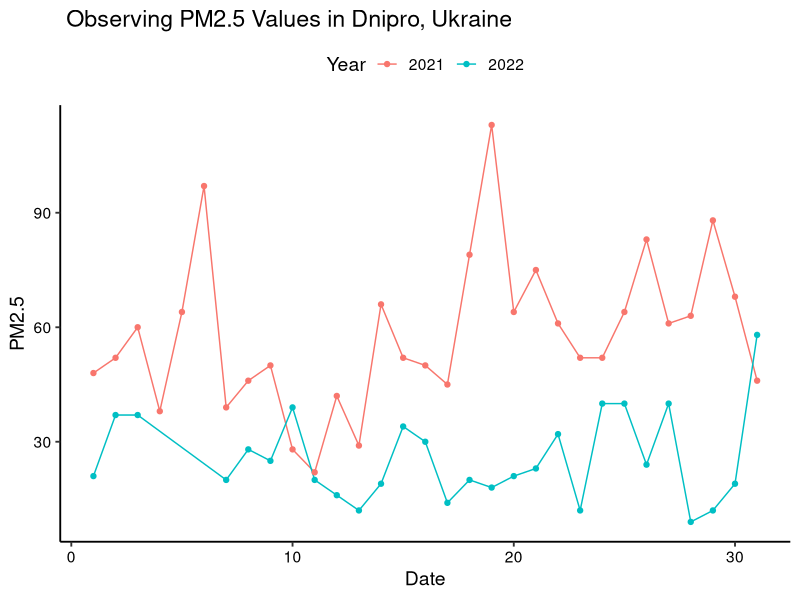
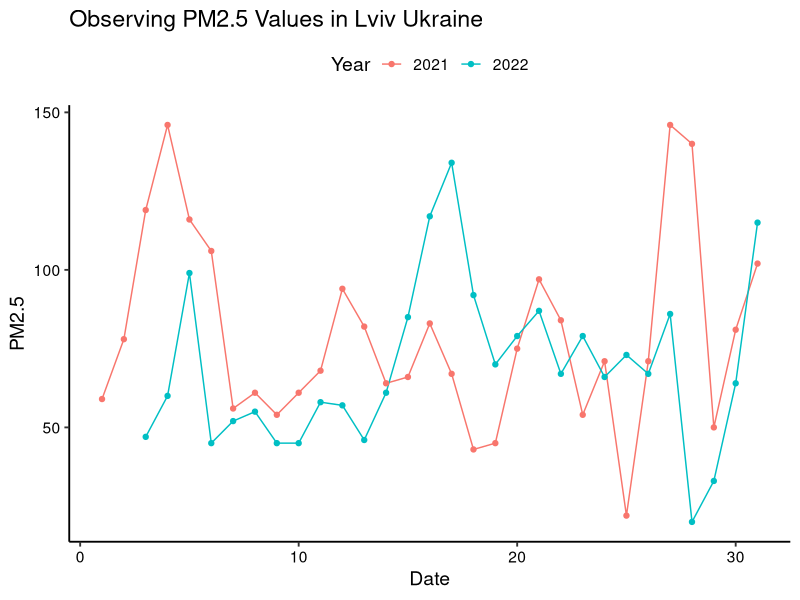
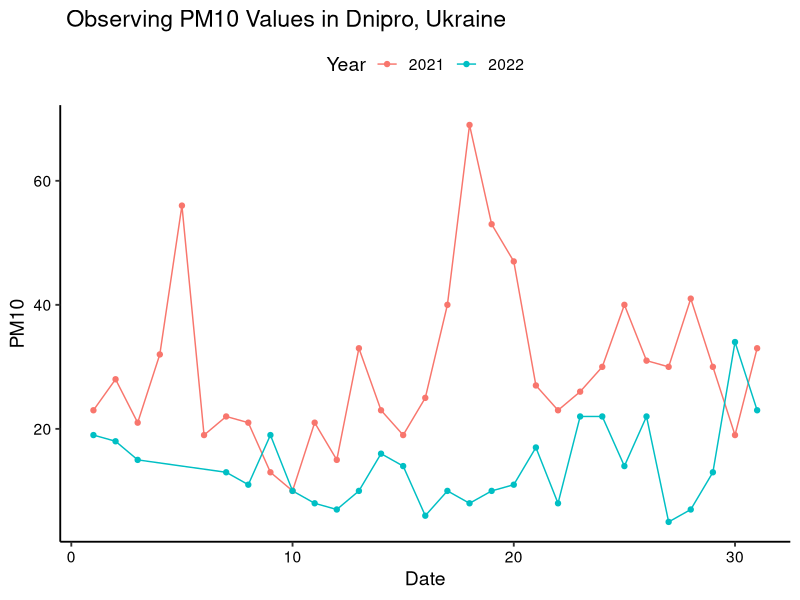
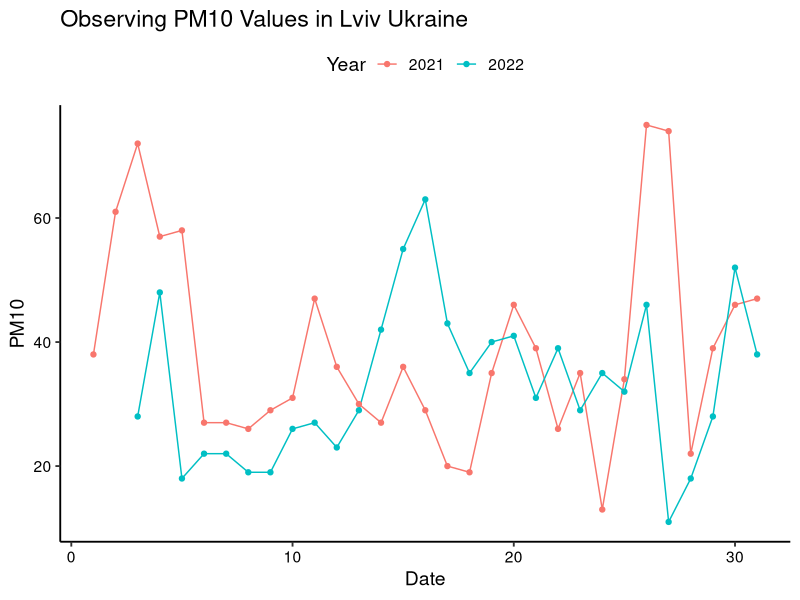
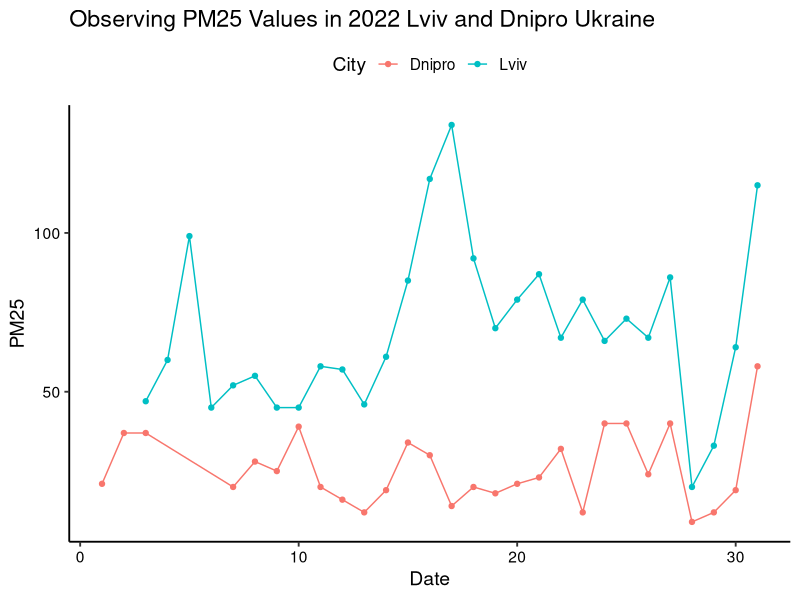
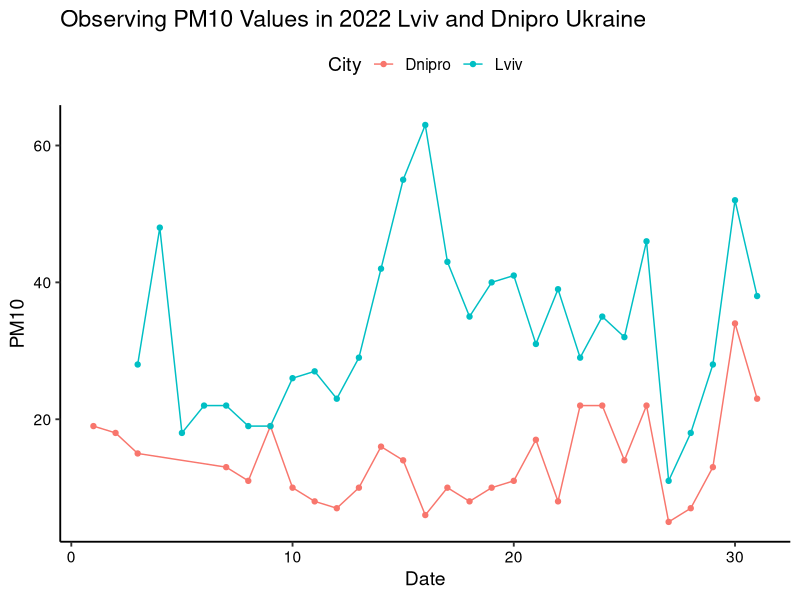

Write the R code that produced these figures, in order.
## ---- chunk 1
# Set your working directory 

getwd() 

# Load your packages  

library(tidyverse)
library(lubridate)
library(ggplot2)
library(zoo)

# Set your ggplot theme

ourtheme <- theme_classic(base_size = 14)+ 
  theme(axis.text = element_text(color="black"), 
        legend.position = "top")
theme_set(ourtheme)
  
# Load your datasets

UkraineData <- read.csv("./Data/RawData/Ukraine_AQIData.csv", stringsAsFactors = TRUE)

## ---- chunk 2
# Initial wrangling 

Ukraine_Processed <- UkraineData %>% 
  drop_na(pm10) %>% 
  drop_na(pm25) 

# Setting Date 

Ukraine_Processed$date <- as.Date(Ukraine_Processed$date, "%m/%d/%y")

# Creating subsets by city  

Dnipro_2021 <- Ukraine_Processed %>% 
  filter(City %in% "Dnipro")%>%
  subset(date > "2021-2-28" & date < "2021-04-01") %>%
  mutate(Month = month(date), 
         Day = day(date), 
          Year = as.factor(year(date)))

                
Dnipro_2022 <- Ukraine_Processed %>%
  filter(City %in% "Dnipro")%>%
  subset(date > "2022-2-28" & date < "2022-04-01") %>%
   mutate(Month = month(date), 
         Day = day(date), 
          Year = as.factor(year(date)))

Lviv_2021 <- Ukraine_Processed %>% 
  filter(City %in% "Lviv") %>%
  subset(date > "2021-2-28" & date < "2021-04-01") %>%
  mutate(Month = month(date), 
         Day = day(date), 
          Year = as.factor(year(date)))

Lviv_2022 <- Ukraine_Processed %>% 
  filter(City %in% "Lviv") %>%
  subset(date > "2022-2-28" & date < "2022-04-01") %>%
  mutate(Month = month(date), 
         Day = day(date), 
          Year = as.factor(year(date)))

FULL_DNIPRO <- bind_rows(Dnipro_2021,Dnipro_2022)

FULL_LVIV <- bind_rows(Lviv_2021,Lviv_2022)

## ---- chunk 3
# DNIPRO PM2.5

#group=as.Date(year(Dnipro_2021$date)), color =as.Date(year(Dnipro_2021$date)))
#aes(month(date, label = TRUE, abbr = TRUE)) 

PM25_Dnipro_PLOT <- 
  ggplot(FULL_DNIPRO) + 
  (aes(x = Day, y = pm25, color = Year))+ 
  geom_line()+  
  geom_point()+
  labs(x= "Date", y = "PM2.5",
       title = " Observing PM2.5 Values in Dnipro, Ukraine")
print(PM25_Dnipro_PLOT)
  #annotate(geom = "text", x = as.Date("2022-03-11"), y = 50, label ="March 11, 2022:")+ 
  #annotate(geom = "text", x = as.Date("2022-03-11"), y = 45, label ="Missile Attack")




# LVIV PM2.5
PM25_Lviv_PLOT <- 
  ggplot(FULL_LVIV) + 
(aes(x = Day, y = pm25, color = Year)) + 
              geom_line()+  
  geom_point()+
  labs(x = "Date", y= "PM2.5",
       title = "Observing PM2.5 Values in Lviv Ukraine")
print(PM25_Lviv_PLOT)
  #scale_x_date(limits = as.Date(c("2022-03-01", "2022-03-31")))+ 
  #xlab("Date")+ 
  #ylab("PM2.5")+ 
 # labs(title = "        Observing PM2.5 Values in Lviv, Ukraine")+
  #ylim(0,180)+
 # annotate(geom = "text", x = as.Date("2022-03-18"), y = 165, label ="March 18, 2022:")+ 
  #annotate(geom = "text", x = as.Date("2022-03-18"), y = 155, label ="1st Missile Attack")+ 
  #annotate(geom = "text", x = as.Date("2022-03-26"), y = 110, label ="March 26, 2022:")+ 
  #annotate(geom = "text", x = as.Date("2022-03-26"), y = 100, label ="2nd Missile Attack")

## ---- chunk 4

#DNIPRO PM2.5
PM10_Dnipro_PLOT <-ggplot(FULL_DNIPRO) + 
  (aes(x = Day, y = pm10, color = Year))+ 
  geom_line()+  
  geom_point()+
  labs(x= "Date", y = "PM10",
       title = " Observing PM10 Values in Dnipro, Ukraine")
print(PM10_Dnipro_PLOT) 
            #  geom_line()+  
 # geom_point()+
  #scale_x_date(limits = as.Date(c("2022-03-01", "2022-03-31")))+ 
  #xlab("Date")+ 
  #ylab("PM10")+ 
  #labs(title = "        Observing PM10 Values in Dnipro, Ukraine")+
  #ylim(0,40)+
  #annotate(geom = "text", x = as.Date("2022-03-11"), y = 25, label ="March 11, 2022:")+ 
  #annotate(geom = "text", x = as.Date("2022-03-11"), y = 23, label ="Missile Attack")
  


#LVIV PM10
PM10_Lviv_PLOT <-
  ggplot(FULL_LVIV) + 
(aes(x = Day, y = pm10, color = Year)) + 
              geom_line()+  
  geom_point()+
  labs(x = "Date", y= "PM10",
       title = "Observing PM10 Values in Lviv Ukraine")  
print(PM10_Lviv_PLOT)
  #geom_point()+
  #scale_x_date(limits = as.Date(c("2022-03-01", "2022-03-31")))+ 
  #xlab("Date")+ 
  #ylab("PM10")+ 
  #labs(title = "        Observing PM10 Values in Lviv, Ukraine")+
  #ylim(0,75)+
  #annotate(geom = "text", x = as.Date("2022-03-18"), y = 70, label ="March 18, 2022:")+ 
  #annotate(geom = "text", x = as.Date("2022-03-18"), y = 66, label ="1st Missile Attack")+ 
  #annotate(geom = "text", x = as.Date("2022-03-26"), y = 60, label ="March 26, 2022:")+ 
  #annotate(geom = "text", x = as.Date("2022-03-26"), y = 56, label ="2nd Missile Attack")


## ---- chunk 5

FULL_Air_quality <- bind_rows(Dnipro_2022,Lviv_2022)

PM25_Lviv_and_Dnipro_PLOT <-
  ggplot(FULL_Air_quality) + 
(aes(x = Day, y = pm25, color = City)) + 
              geom_line()+  
  geom_point()+
  labs(x = "Date", y= "PM25",
       title = "Observing PM25 Values in 2022 Lviv and Dnipro Ukraine")  
print(PM25_Lviv_and_Dnipro_PLOT)

PM10_Lviv_and_Dnipro_PLOT <-
  ggplot(FULL_Air_quality) + 
(aes(x = Day, y = pm10, color = City)) + 
              geom_line()+  
  geom_point()+
  labs(x = "Date", y= "PM10",
       title = "Observing PM10 Values in 2022 Lviv and Dnipro Ukraine")  
print(PM10_Lviv_and_Dnipro_PLOT)


